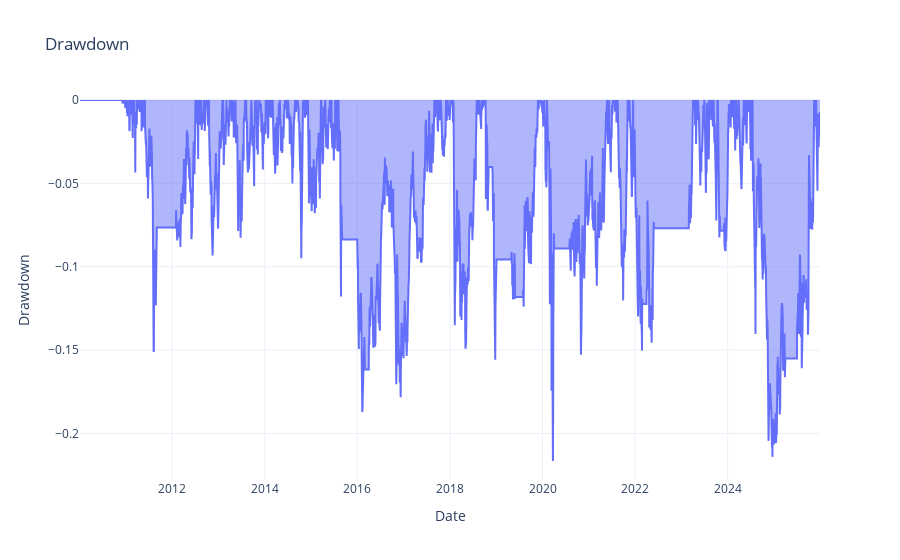

Source (notebook cell):
### Code cell
#Plot drawdown
rolling_max = equity_curve.cummax()
drawdown = equity_curve / rolling_max -1
fig = go.Figure()
fig.add_trace(go.Scatter(x = drawdown.index, y = drawdown, fill="tozeroy", name = "Drawdown"))
fig.update_layout(title = "Drawdown",
                       xaxis_title ='Date', yaxis_title = "Drawdown", template = "plotly_white",
                       hovermode="x unified")
    
fig.show()

### Figure 1 — Plotly figure (JSON) as saved in the notebook; plotly's stock layout.template omitted (floating-point values rounded to 4 significant figures; data arrays with more than 128 entries replaced by an {"elided": "..."} marker saying what was removed)
{"data": [{"fill": "tozeroy", "name": "Drawdown", "type": "scatter", "x": {"elided": "4022 str values"}, "y": {"elided": "4022 float values"}}], "layout": {"hovermode": "x unified", "title": {"text": "Drawdown"}, "xaxis": {"title": {"text": "Date"}}, "yaxis": {"title": {"text": "Drawdown"}}}}
